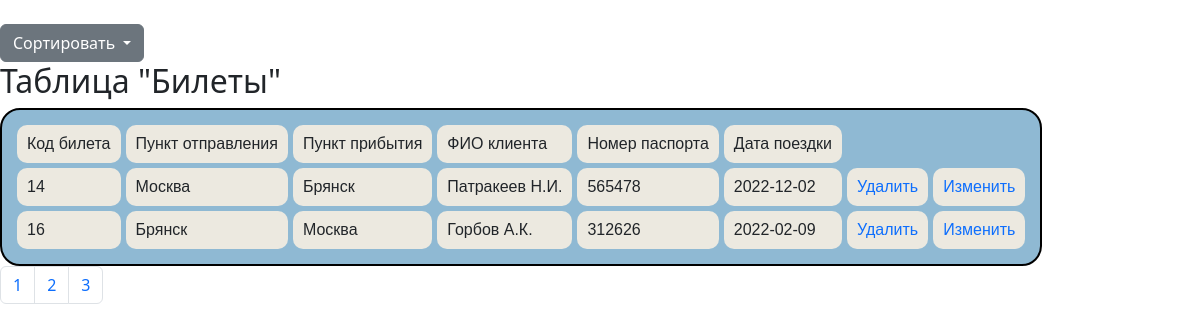
/Site_BD_2022/server/tables/tickets/index.php, run on the app's committed database.
### tables this page shows
CREATE TABLE `tickets` (
  `id_ticket` int NOT NULL,
  `id_trip` int NOT NULL,
  `id_trip2` int NOT NULL,
  `id_client` int NOT NULL,
  `passport_num` int NOT NULL,
  `trip_data` date NOT NULL
);

CREATE TABLE `trips` (
  `id_trip` int NOT NULL,
  `id_transport` int NOT NULL,
  `id_driver` int NOT NULL,
  `destination` varchar(20) NOT NULL,
  `depart_point` varchar(20) NOT NULL,
  `trip_data` date NOT NULL,
  `duration` int NOT NULL COMMENT 'hours',
  `cost` int NOT NULL
);

CREATE TABLE `clients` (
  `id_client` int NOT NULL,
  `FIO_client` varchar(20) NOT NULL,
  `passport_num` int NOT NULL,
  `birth_date` date NOT NULL
);

### Site_BD_2022/server/tables/tickets/index.php (the view, shortened to what this page needs)
<?php
include 'connect.php';
?>
<?php
    if (isset($_GET['page'])){
        $page = $_GET['page'];
    }
    else $page = 1;
    $kol = 2;
    $art = ($page * $kol) - $kol;
    $res = mysqli_query($link, "SELECT COUNT(*) FROM tickets");
    $row = mysqli_fetch_row($res);
    $total = $row[0];
    $str_pag = ceil($total / $kol);
?>
<!DOCTYPE html>
<html>
<head>
    <link href="https://cdn.jsdelivr.net/npm/bootstrap@5.2.3/dist/css/bootstrap.min.css"
    rel="stylesheet">
</head>
<body>
    <div class="dropdown">
        <button class="btn btn-secondary dropdown-toggle" type="button" data-bs-toggle="dropdown" aria-expanded="false">
        Сортировать
        </button>
    </div>
    <h2> Таблица "Билеты" </h2>
    <table >
        <tr>
            <td> Код билета </td>
            <td> Пункт отправления </td>
            <td> Пункт прибытия </td>
            <td> ФИО клиента </td>
            <td> Номер паспорта</td>
            <td> Дата поездки</td>
        </tr>
    <?php
        $result = mysqli_query($link, "SELECT id_ticket, trips.depart_point, trips.destination, clients.FIO_client, tickets.passport_num, tickets.trip_data
        FROM tickets
        INNER JOIN trips ON tickets.id_trip = trips.id_trip
        INNER JOIN clients ON tickets.id_client = clients.id_client $sorting_sql LIMIT $art, $kol");
        while ($row_tickets = mysqli_fetch_array($result)) {
            echo '<tr>' .
            "<td> {$row_tickets['id_ticket']} </td>" .
            "<td> {$row_tickets['depart_point']} </td>" .
            "<td> {$row_tickets['destination']}</td>".
            "<td> {$row_tickets['FIO_client']}</td>".
            "<td> {$row_tickets['passport_num']}</td>".
            "<td> {$row_tickets['trip_data']}</td>".
            "<td> <a href='?del_id={$row_tickets['id_ticket']}'>Удалить</a></td>" .
            "<td><a href='update.php?red_id={$row_tickets['id_ticket']}'>Изменить</a></td>" .
            '</tr>';
        }
    ?>
    </table>
    <nav aria-label="Page navigation example">
        <ul class="pagination">
            <?php
            for ($i = 1; $i <= $str_pag; $i++){
                echo "<li class='page-item'><a class='page-link' href=index.php?page=".$i.">" .$i."</a></li>";
            }
            ?>
      </ul>
    </nav>
</body>
</html>

### Site_BD_2022/server/tables/tickets/index.php (style rules this page uses)
body { background: url("/css/authorization/img/bg.png"); background-size: cover; }
table { font-family: sans-serif; border-collapse: separate; border-spacing: 5px; background: #8fb9d3; border: 2px solid black; padding: 10px; border-radius: 20px; }
td { border-radius: 10px; background: #ece9e0;; padding: 10px; }
a { text-decoration: none; }

### data on the page
tickets: id_ticket "14", id_trip.depart_point "Москва", id_trip.destination "Брянск", id_client.FIO_client "Патракеев Н.И.", passport_num "565478", trip_data "2022-12-02"
tickets: id_ticket "16", id_trip.depart_point "Брянск", id_trip.destination "Москва", id_client.FIO_client "Горбов А.К.", passport_num "312626", trip_data "2022-02-09"
